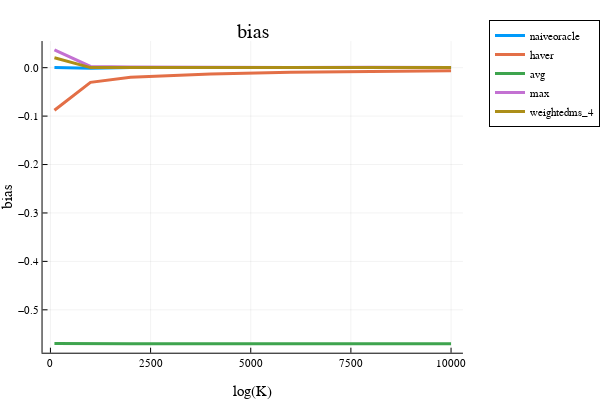

Notebook code cell kept with this figure:
### Code cell
x = opt.N_ary
i = 1; plot(x, bias[:,i], label=estimator_names[i], linewidth=3)
i = 2; plot!(x, bias[:,i], label=estimator_names[i], linewidth=3)
i = 3; plot!(x, bias[:,i], label=estimator_names[i], linewidth=3)
i = 4; plot!(x, bias[:,i], label=estimator_names[i], linewidth=3)
i = 5; plot!(x, bias[:,i], label=estimator_names[i], linewidth=3)
# i = 6; plot!(x, bias[:,i], label=estimator_names[i], linewidth=3)
plot!(xlabel="log(K)", ylabel="bias", legend=:outertopright)  
title!("bias")

### Figure 1 — Plotly figure (JSON) as saved in the notebook; plotly's stock layout.template omitted (floating-point values rounded to 4 significant figures)
{"data": [{"colorbar": {"title": {"text": ""}}, "legendgroup": "naiveoracle", "line": {"color": "rgba(0, 154, 250, 1.000)", "dash": "solid", "shape": "linear", "width": 3}, "mode": "lines", "name": "naiveoracle", "showlegend": true, "type": "scatter", "x": [100, 1000, 2000, 4000, 6000, 8000, 10000], "xaxis": "x", "y": [0.0004929, -0.001059, 0.0004075, 0.0005265, 0.0005471, 0.0008722, 0.0005776], "yaxis": "y", "zmax": null, "zmin": null}, {"colorbar": {"title": {"text": ""}}, "legendgroup": "haver", "line": {"color": "rgba(227, 111, 71, 1.000)", "dash": "solid", "shape": "linear", "width": 3}, "mode": "lines", "name": "haver", "showlegend": true, "type": "scatter", "x": [100, 1000, 2000, 4000, 6000, 8000, 10000], "xaxis": "x", "y": [-0.08789, -0.03032, -0.01965, -0.01301, -0.009241, -0.007569, -0.006245], "yaxis": "y", "zmax": null, "zmin": null}, {"colorbar": {"title": {"text": ""}}, "legendgroup": "avg", "line": {"color": "rgba(62, 164, 78, 1.000)", "dash": "solid", "shape": "linear", "width": 3}, "mode": "lines", "name": "avg", "showlegend": true, "type": "scatter", "x": [100, 1000, 2000, 4000, 6000, 8000, 10000], "xaxis": "x", "y": [-0.5697, -0.5704, -0.5703, -0.5703, -0.5703, -0.5703, -0.5703], "yaxis": "y", "zmax": null, "zmin": null}, {"colorbar": {"title": {"text": ""}}, "legendgroup": "max", "line": {"color": "rgba(195, 113, 210, 1.000)", "dash": "solid", "shape": "linear", "width": 3}, "mode": "lines", "name": "max", "showlegend": true, "type": "scatter", "x": [100, 1000, 2000, 4000, 6000, 8000, 10000], "xaxis": "x", "y": [0.03679, 0.002658, 0.001518, 0.0006612, 0.0005942, 0.0008848, 0.0005827], "yaxis": "y", "zmax": null, "zmin": null}, {"colorbar": {"title": {"text": ""}}, "legendgroup": "weightedms_4", "line": {"color": "rgba(172, 142, 24, 1.000)", "dash": "solid", "shape": "linear", "width": 3}, "mode": "lines", "name": "weightedms_4", "showlegend": true, "type": "scatter", "x": [100, 1000, 2000, 4000, 6000, 8000, 10000], "xaxis": "x", "y": [0.02041, 0.0002225, 0.0003922, 0.0001476, 0.0002843, 0.000701, 0.0004687], "yaxis": "y", "zmax": null, "zmin": null}], "layout": {"annotations": [{"font": {"color": "rgba(0, 0, 0, 1)", "family": "sans-serif", "size": 20}, "rotation": 0, "showarrow": false, "text": "bias", "x": 0.5424, "xanchor": "center", "xref": "paper", "y": 1, "yanchor": "top", "yref": "paper"}], "height": 400, "legend": {"bgcolor": "rgba(255, 255, 255, 1.000)", "bordercolor": "rgba(0, 0, 0, 1)", "borderwidth": 1, "font": {"color": "rgba(0, 0, 0, 1)", "family": "sans-serif", "size": 11}, "title": {"font": {"color": "rgba(0, 0, 0, 1)", "family": "sans-serif", "size": 15}, "text": ""}, "tracegroupgap": 0, "traceorder": "normal", "x": 1.05, "xanchor": "upper", "y": 1, "yanchor": "right"}, "margin": {"b": 20, "l": 0, "r": 0, "t": 20}, "paper_bgcolor": "rgba(255, 255, 255, 1.000)", "plot_bgcolor": "rgba(255, 255, 255, 1.000)", "showlegend": true, "width": 600, "xaxis": {"anchor": "y", "domain": [0.09128, 0.9934], "gridcolor": "rgba(0, 0, 0, 0.1)", "gridwidth": 0.5, "linecolor": "rgba(0, 0, 0, 1)", "mirror": false, "range": [-197, 10297], "showgrid": true, "showline": true, "showticklabels": true, "tickangle": 0, "tickcolor": "rgb(0, 0, 0)", "tickfont": {"color": "rgba(0, 0, 0, 1)", "family": "sans-serif", "size": 11}, "tickmode": "array", "ticks": "inside", "ticktext": ["0", "2500", "5000", "7500", "10000"], "tickvals": [0, 2500, 5000, 7500, 10000], "title": {"font": {"color": "rgba(0, 0, 0, 1)", "family": "sans-serif", "size": 15}, "text": "log(K)"}, "type": "linear", "visible": true, "zeroline": false, "zerolinecolor": "rgba(0, 0, 0, 1)"}, "yaxis": {"anchor": "x", "domain": [0.07581, 0.9415], "gridcolor": "rgba(0, 0, 0, 0.1)", "gridwidth": 0.5, "linecolor": "rgba(0, 0, 0, 1)", "mirror": false, "range": [-0.5886, 0.055], "showgrid": true, "showline": true, "showticklabels": true, "tickangle": 0, "tickcolor": "rgb(0, 0, 0)", "tickfont": {"color": "rgba(0, 0, 0, 1)", "family": "sans-serif", "size": 11}, "tickmode": "array", "ticks": "inside", "ticktext": ["−0.5", "−0.4", "−0.3", "−0.2", "−0.1", "0.0"], "tickvals": [-0.5, -0.4, -0.3, -0.2, -0.1, 0], "title": {"font": {"color": "rgba(0, 0, 0, 1)", "family": "sans-serif", "size": 15}, "text": "bias"}, "type": "linear", "visible": true, "zeroline": false, "zerolinecolor": "rgba(0, 0, 0, 1)"}}}
